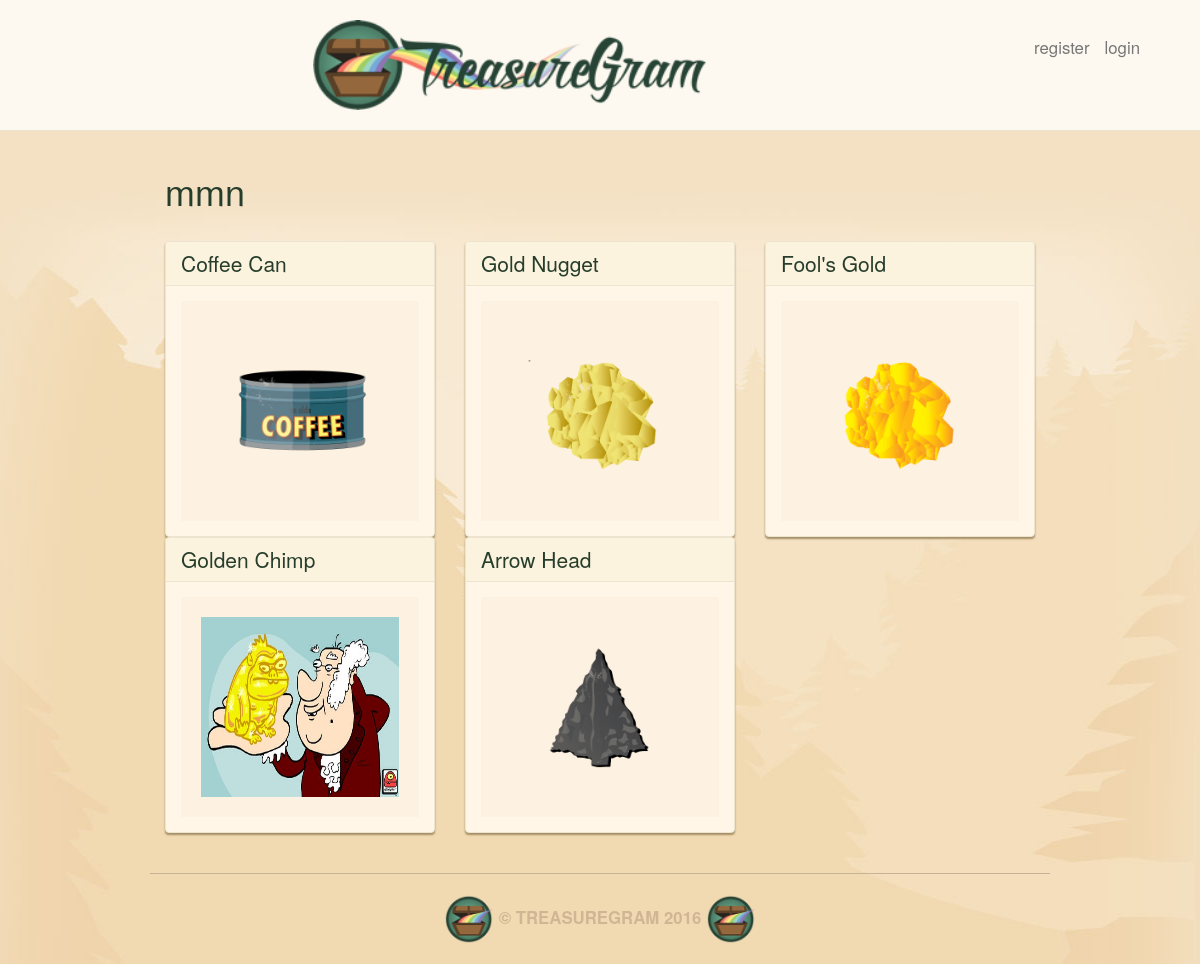
The app's page /user/mmn/ with its own data.
### main_app/models.py (models this page shows, shortened)
class Treasure(models.Model):
    user = models.ForeignKey(User)
    name = models.CharField(max_length=100)
    value = models.DecimalField(max_digits=10, decimal_places=2)
    material = models.CharField(max_length=100)
    location = models.CharField(max_length=100)
    image = models.ImageField(upload_to='treasure_images',
                              default='media/default.png')
    likes = models.IntegerField(default=0)

### main_app/views.py (the view)
# urls.py: url(r'^user/(\w+)/$', views.profile, name='profile'),
def profile(request, username):
    user = User.objects.get(username=username)
    treasures = Treasure.objects.filter(user=user)
    return render(request, 'profile.html',
                    {'username': username,
                    'treasures': treasures})

### main_app/templates/profile.html
{% extends 'base.html' %}
{% load staticfiles %}
{% block content %}
<h1>{{ username }}</h1><br>
  <div class="row">
  {% for treasure in treasures %}
    <div class="col-md-4">
      <div class="treasure panel panel-default">
        <a href="/{{ treasure.id }}/">
          <div class="panel-heading">
            <h3 class="panel-title">{{ treasure.name }}</h3>
          </div>
          <div class="panel-body">
            <div class="treasure-photo">
              <img src="{{ treasure.image.url }}" >
            </div>
          </div>
        </a>
      </div>
    </div>
  {% endfor %}
{% endblock %}

### main_app/static/css/style.css (style rules this page uses)
body { background: #f3e1c5 url(../images/brand-bg.jpg) no-repeat center top; color: #263d2c; }
h1 { margin-top: 0px; }
.panel { background: #fff6e8; border-color: #ece4cf; box-shadow: 0 2px 2px #a58d65; }
.panel-default .panel-heading { background: #fbf3dd; border-color: #ece4cf; }
.panel-body { position: relative; }
.panel-title { font-size: 1.5em; color: #263d2c; }
.treasure { margin-bottom: 20px; }
.treasure:last-child { margin-bottom: 0; }
.treasure-photo { background: #fdf2e1; float: left; margin-right: 5%; padding: 20px; position: relative; text-align: center; width: 100%; }
.treasure-photo img { height: 180px; max-width: 100%; }

### records on screen
Treasure: name "Coffee Can", image (picture)
Treasure: name "Gold Nugget", image (picture)
Treasure: name "Fool's Gold", image (picture)
Treasure: name "Golden Chimp", image (picture)
Treasure: name "Arrow Head", image (picture)

### other values on screen
{{ username }} "mmn"
